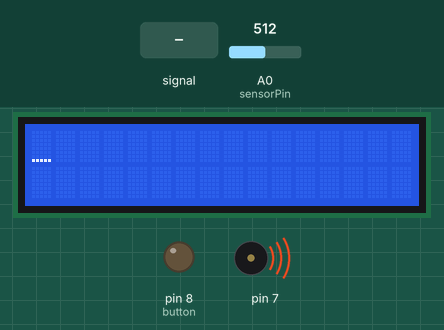
A sketch run on a simulated Arduino Uno, built with avr-gcc and run on an emulated ATmega328P. On the bench: 16×2 character LCD, output pins drawn as LEDs (lit = HIGH), buzzer (waves = sounding). Inputs (shaded band) come from the test bench; at power-on: A0 (sensorPin) = 512.

Above: at 1.2 s.
1.3 s: A0 (sensorPin) fed a 200 Hz sine of ±255 counts around its level
4.3 s: A0 (sensorPin) set to 716
5.8 s: A0 (sensorPin) set to 308
7.3 s: A0 (sensorPin) set to 293
At 8.4 s:
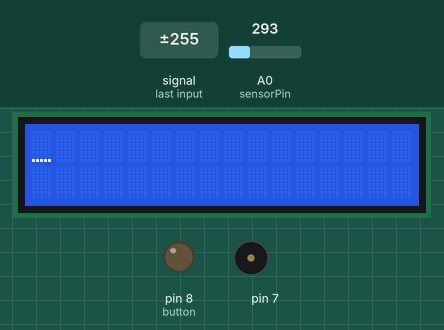
Timing chart, 0 to 9.8 s (numbered marks = the images above; inputs shaded):
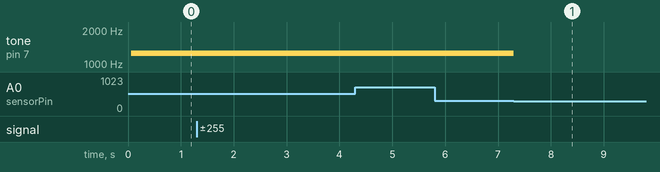

Measured:
- the behaviour switches between 300 and 299 on A0 (sensorPin) (found by bisection; images 0 and 1)
- after the input at 4.3 s, every drawn part: stays the same
- after the input at 5.8 s, every drawn part: stays the same
- after the input at 7.3 s, tone on pin 7: 1250 Hz → silent at once

The sketch:

Midterm1.ino
```cpp
/*
 * Arduino program that uses the time a photoresistor has been
 * exposed to create a string of 1's and 0's that is converted
 * to morse code and printed to an LCD.
 *
 * Created February 2017
 * By Melissa Bruno
 *
 * Wiki: https://github.com/MelissaBruno/arduino-telegraph/wiki
 *
 */

#include "Control.h"
#include "Morse.h"

ControlClass control = ControlClass();
MClass morse = MClass();

int sensorPin, sensorValue;
double startTime, endTime, timer, timeInSeconds;
boolean flag;
int switchState;
boolean backFlag;


void setup(){
  control.SETUP();
  sensorPin = A0;
  flag = false;
  backFlag = false;
  pinMode(8, OUTPUT);
}

void loop() {
  sensorValue = analogRead(sensorPin);                     //Photoresistor value
  switchState = digitalRead(8);                            //Back button state

  /*
   * Measuring the time that the photoresistor is exposed
   */
  if(sensorValue > 300){
    startTime = millis();
    tone(7, 1250);
    flag = true;
  }
  if(sensorValue < 300 && flag == true){
    endTime = millis();
    noTone(7);
    timer = endTime - startTime;
    timeInSeconds = timer/1000;
    flag = false;

    if(timeInSeconds < 0.3) {                             //If time is < 0.3s, a "0" is added to a String
      morse.dot();
    }
    if(timeInSeconds > 0.3 && timeInSeconds < 0.6){       //If time is > 0.3s and < 1s, a "1" is added to the String
      morse.dash();
    }
    if(timeInSeconds > 0.6){                              //If time is > 1s, morse code letter is printed to LCD
      control.printLetter(morse.toMorseCode());
      morse.clearLetter();

      if(control.getCursorPosition() < 15){
        control.cursorForward();
      }
      else if(control.getCursorPosition() == 15){         //Moving cursor to next row if it has reached the end of current row
        control.incrementRow();
      }
    }
  }

  /*
   * Backspace
   */
  if(switchState == HIGH){
    backFlag = true;
    delay(500);
    control.backspace();
    backFlag = false;
  }
} //end loop
```
